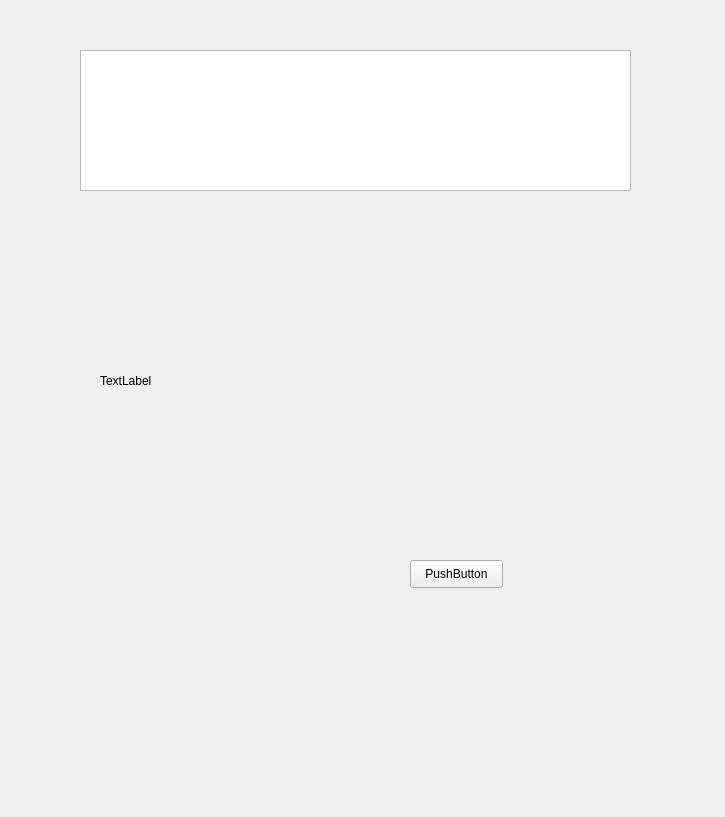
<?xml version="1.0" encoding="UTF-8"?>
<ui version="4.0">
 <class>Form</class>
 <widget class="QWidget" name="Form">
  <property name="geometry">
   <rect>
    <x>0</x>
    <y>0</y>
    <width>725</width>
    <height>817</height>
   </rect>
  </property>
  <property name="windowTitle">
   <string>Form</string>
  </property>
  <widget class="QGraphicsView" name="graphicsView">
   <property name="geometry">
    <rect>
     <x>80</x>
     <y>50</y>
     <width>551</width>
     <height>141</height>
    </rect>
   </property>
  </widget>
  <widget class="QPushButton" name="pushButton">
   <property name="geometry">
    <rect>
     <x>410</x>
     <y>560</y>
     <width>93</width>
     <height>28</height>
    </rect>
   </property>
   <property name="text">
    <string>PushButton</string>
   </property>
  </widget>
  <widget class="QLabel" name="label">
   <property name="geometry">
    <rect>
     <x>100</x>
     <y>240</y>
     <width>541</width>
     <height>281</height>
    </rect>
   </property>
   <property name="text">
    <string>TextLabel</string>
   </property>
  </widget>
 </widget>
 <resources/>
 <connections/>
</ui>
